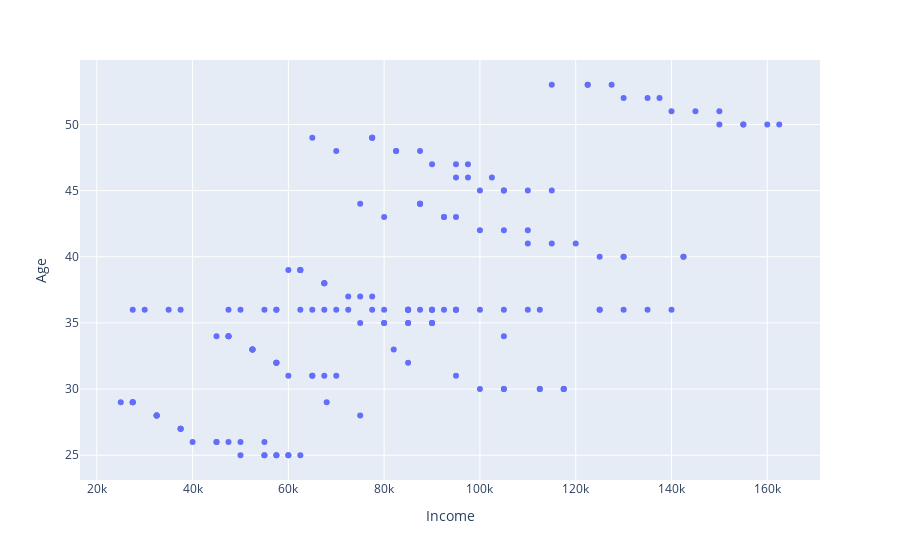

The code cell stored with this chart in its notebook:
### Code cell
plt.figure(figsize=(10, 6))
fig = px.scatter(df, x='Income', y='Age')
fig.show()

### Figure 1 — Plotly figure (JSON) as saved in the notebook; plotly's stock layout.template omitted (floating-point values rounded to 4 significant figures; data arrays with more than 128 entries replaced by an {"elided": "..."} marker saying what was removed)
{"data": [{"hovertemplate": "Income=%{x}<br>Age=%{y}<extra></extra>", "legendgroup": "", "marker": {"color": "#636efa", "symbol": "circle"}, "mode": "markers", "name": "", "orientation": "v", "showlegend": false, "type": "scatter", "x": {"elided": "164 float values"}, "xaxis": "x", "y": {"elided": "164 float values"}, "yaxis": "y"}], "layout": {"legend": {"tracegroupgap": 0}, "margin": {"t": 60}, "xaxis": {"anchor": "y", "domain": [0, 1], "title": {"text": "Income"}}, "yaxis": {"anchor": "x", "domain": [0, 1], "title": {"text": "Age"}}}}
